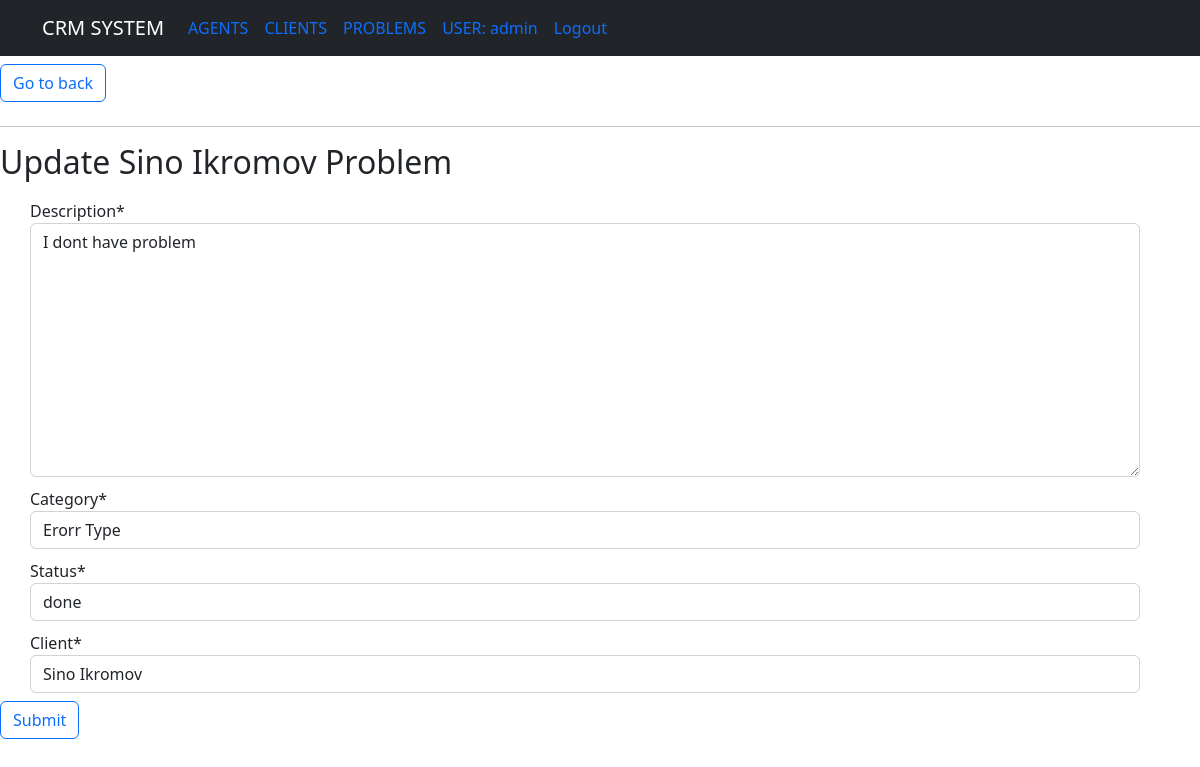
The app's page /problem/11/ (signed in), older data.
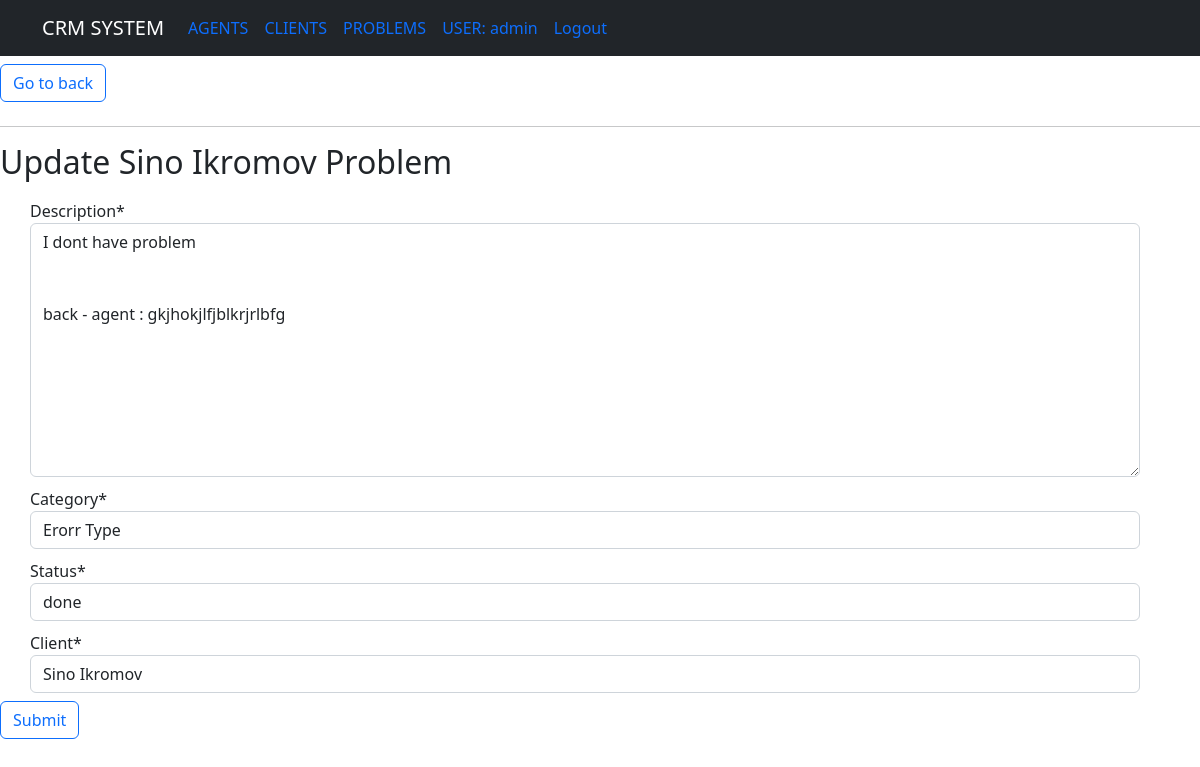
The same page, newer data.
### agents/models.py (models this page shows, shortened)
class Problem(models.Model):
    STATUS_PROBLEM = (
        ('active', 'active'),
        ('canceled', 'canceled'),
        ('done', 'done')
    )
    description = models.TextField('description')
    category = models.ForeignKey(Category, verbose_name='category', on_delete=models.CASCADE)
    status = models.CharField('Status', max_length=100, choices=STATUS_PROBLEM)
    date_added = models.DateTimeField('created_at', auto_now_add=True)
    client = models.ForeignKey("Client", on_delete=models.CASCADE)
    class Meta:
        ordering = ('-date_added',)

class Client(models.Model):
    GENDER = (
        ('male', 'male'),
        ('female', 'female')
    )
    first_name = models.CharField(max_length=100)
    last_name = models.CharField(max_length=100)
    patronymic = models.CharField(max_length=100)
    was_born = models.DateField(default=2003)
    gender = models.CharField(max_length=100, choices=GENDER)
    age = models.IntegerField(default=0)
    date_added = models.DateTimeField(auto_now_add=True)
    phone_number = models.CharField(max_length=20)
    email = models.EmailField()
    def __str__(self):
        return f"{self.first_name} {self.last_name}"
    class Meta:
        ordering = ('-date_added',)

### problem/views.py (the view, shortened to what this page needs)
# urls.py: path('<int:pk>/', UpdateProblem.as_view(), name='update_problem'),
class UpdateProblem(LoginRequiredMixin, generic.UpdateView):
    template_name = 'problem/update_problem.html'
    form_class = ProblemForm
    queryset = Problem.objects.all()
    context_object_name = 'problem'

### problem/forms.py
class ProblemForm(forms.ModelForm):
    class Meta:
        model = Problem
        fields = '__all__'

### agents/models.py (called while the page is built)
    def __str__(self):
        return self.title

### templates/problem/update_problem.html (shortened to what this page needs)
{% extends 'base.html' %}
{% load crispy_forms_tags %}
{% block content %}
<a class ="btn btn-outline-primary my-2" href="{% url 'list_problem' %}">Go to back</a>
<hr/>
<h2> Update  {{ problem.client.first_name }} {{ problem.client.last_name }} Problem</h2>
<form method="post" action="">
    {{ form|crispy }}
    <button class="btn btn-outline-primary my-2" type="submit">Submit</button>
</form>
{% endblock %}

Row changes from the older to the newer data that the page shows:
changed Problem "Erorr Type": description "I dont have problem" → "I dont have problem back - agent : gkjhokjlfjblkrjrlbfg"
